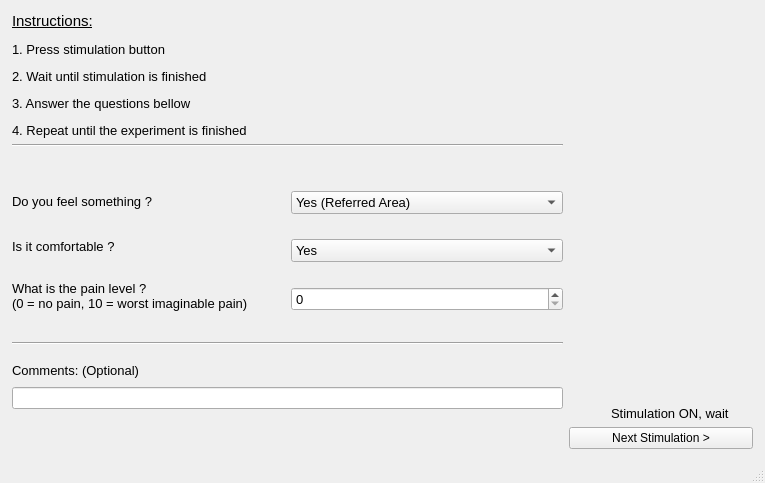
<?xml version="1.0" encoding="UTF-8"?>
<ui version="4.0">
 <class>MainWindow</class>
 <widget class="QMainWindow" name="MainWindow">
  <property name="geometry">
   <rect>
    <x>0</x>
    <y>0</y>
    <width>765</width>
    <height>483</height>
   </rect>
  </property>
  <property name="windowTitle">
   <string>MainWindow</string>
  </property>
  <widget class="QWidget" name="HL_Experiment">
   <layout class="QHBoxLayout" name="horizontalLayout" stretch="3,1">
    <property name="leftMargin">
     <number>12</number>
    </property>
    <property name="topMargin">
     <number>12</number>
    </property>
    <property name="rightMargin">
     <number>12</number>
    </property>
    <property name="bottomMargin">
     <number>12</number>
    </property>
    <item>
     <layout class="QVBoxLayout" name="verticalLayout">
      <item>
       <layout class="QHBoxLayout" name="horizontalLayout_3">
        <item>
         <widget class="QLabel" name="label_5">
          <property name="text">
           <string>&lt;html&gt;&lt;head/&gt;&lt;body&gt;&lt;p&gt;&lt;span style=&quot; font-size:11pt; text-decoration: underline;&quot;&gt;Instructions:&lt;/span&gt;&lt;/p&gt;&lt;p&gt;&lt;span style=&quot; font-size:10pt;&quot;&gt;1. Press stimulation button &lt;/span&gt;&lt;/p&gt;&lt;p&gt;&lt;span style=&quot; font-size:10pt;&quot;&gt;2. Wait until stimulation is finished&lt;/span&gt;&lt;/p&gt;&lt;p&gt;&lt;span style=&quot; font-size:10pt;&quot;&gt;3. Answer the questions bellow&lt;/span&gt;&lt;/p&gt;&lt;p&gt;&lt;span style=&quot; font-size:10pt;&quot;&gt;4. Repeat until the experiment is finished &lt;/span&gt;&lt;/p&gt;&lt;/body&gt;&lt;/html&gt;</string>
          </property>
         </widget>
        </item>
       </layout>
      </item>
      <item alignment="Qt::AlignTop">
       <widget class="Line" name="line">
        <property name="orientation">
         <enum>Qt::Horizontal</enum>
        </property>
       </widget>
      </item>
      <item>
       <layout class="QHBoxLayout" name="HL_questions">
        <property name="topMargin">
         <number>25</number>
        </property>
        <property name="bottomMargin">
         <number>25</number>
        </property>
        <item>
         <layout class="QVBoxLayout" name="VL_questions">
          <property name="spacing">
           <number>25</number>
          </property>
          <item>
           <widget class="QLabel" name="L_1">
            <property name="font">
             <font>
              <pointsize>10</pointsize>
             </font>
            </property>
            <property name="text">
             <string>Do you feel something ?</string>
            </property>
           </widget>
          </item>
          <item>
           <widget class="QLabel" name="L_2">
            <property name="font">
             <font>
              <pointsize>10</pointsize>
             </font>
            </property>
            <property name="text">
             <string>Is it comfortable ?</string>
            </property>
           </widget>
          </item>
          <item>
           <widget class="QLabel" name="L_3">
            <property name="font">
             <font>
              <pointsize>10</pointsize>
             </font>
            </property>
            <property name="text">
             <string>What is the pain level ?
(0 = no pain, 10 = worst imaginable pain) </string>
            </property>
           </widget>
          </item>
         </layout>
        </item>
        <item>
         <layout class="QVBoxLayout" name="verticalLayout_4">
          <property name="spacing">
           <number>25</number>
          </property>
          <item>
           <widget class="QComboBox" name="CB_1">
            <property name="font">
             <font>
              <pointsize>10</pointsize>
             </font>
            </property>
            <item>
             <property name="text">
              <string>Yes (Referred Area)</string>
             </property>
            </item>
            <item>
             <property name="text">
              <string>No</string>
             </property>
            </item>
           </widget>
          </item>
          <item>
           <widget class="QComboBox" name="CB_2">
            <property name="font">
             <font>
              <pointsize>10</pointsize>
             </font>
            </property>
            <item>
             <property name="text">
              <string>Yes</string>
             </property>
            </item>
            <item>
             <property name="text">
              <string>No</string>
             </property>
            </item>
           </widget>
          </item>
          <item>
           <widget class="QSpinBox" name="SB_3">
            <property name="font">
             <font>
              <pointsize>10</pointsize>
             </font>
            </property>
           </widget>
          </item>
         </layout>
        </item>
       </layout>
      </item>
      <item alignment="Qt::AlignTop">
       <widget class="Line" name="line_2">
        <property name="orientation">
         <enum>Qt::Horizontal</enum>
        </property>
       </widget>
      </item>
      <item>
       <layout class="QVBoxLayout" name="verticalLayout_5">
        <property name="spacing">
         <number>9</number>
        </property>
        <property name="sizeConstraint">
         <enum>QLayout::SetFixedSize</enum>
        </property>
        <property name="bottomMargin">
         <number>40</number>
        </property>
        <item alignment="Qt::AlignTop">
         <widget class="QLabel" name="L_comment">
          <property name="font">
           <font>
            <pointsize>10</pointsize>
           </font>
          </property>
          <property name="text">
           <string>Comments: (Optional)</string>
          </property>
         </widget>
        </item>
        <item>
         <widget class="QLineEdit" name="LineEdit"/>
        </item>
       </layout>
      </item>
     </layout>
    </item>
    <item>
     <layout class="QVBoxLayout" name="verticalLayout_3">
      <item>
       <spacer name="verticalSpacer">
        <property name="orientation">
         <enum>Qt::Vertical</enum>
        </property>
        <property name="sizeHint" stdset="0">
         <size>
          <width>20</width>
          <height>40</height>
         </size>
        </property>
       </spacer>
      </item>
      <item>
       <layout class="QHBoxLayout" name="horizontalLayout_2">
        <property name="spacing">
         <number>0</number>
        </property>
        <item alignment="Qt::AlignRight|Qt::AlignBottom">
         <widget class="QLabel" name="L_stimulationON">
          <property name="font">
           <font>
            <pointsize>10</pointsize>
           </font>
          </property>
          <property name="text">
           <string>Stimulation ON, wait </string>
          </property>
         </widget>
        </item>
        <item alignment="Qt::AlignBottom">
         <widget class="QLabel" name="L_LED">
          <property name="sizePolicy">
           <sizepolicy hsizetype="Fixed" vsizetype="Fixed">
            <horstretch>20</horstretch>
            <verstretch>20</verstretch>
           </sizepolicy>
          </property>
          <property name="minimumSize">
           <size>
            <width>20</width>
            <height>20</height>
           </size>
          </property>
          <property name="maximumSize">
           <size>
            <width>20</width>
            <height>20</height>
           </size>
          </property>
          <property name="text">
           <string/>
          </property>
          <property name="pixmap">
           <pixmap>green_circle.png</pixmap>
          </property>
          <property name="scaledContents">
           <bool>true</bool>
          </property>
         </widget>
        </item>
       </layout>
      </item>
      <item alignment="Qt::AlignBottom">
       <widget class="QPushButton" name="PB_STIMULATE">
        <property name="text">
         <string>Next Stimulation &gt;</string>
        </property>
       </widget>
      </item>
     </layout>
    </item>
   </layout>
  </widget>
  <widget class="QMenuBar" name="menubar">
   <property name="geometry">
    <rect>
     <x>0</x>
     <y>0</y>
     <width>765</width>
     <height>22</height>
    </rect>
   </property>
  </widget>
  <widget class="QStatusBar" name="statusbar"/>
 </widget>
 <resources/>
 <connections/>
</ui>
